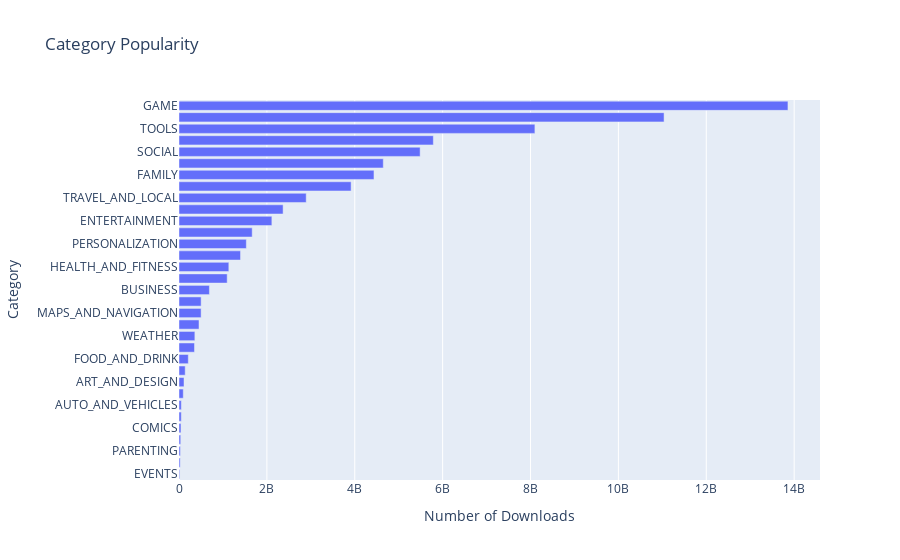

Notebook code for this chart:
### Markdown cell above
### Horizontal Bar Chart - Most Popular Categories (Highest Downloads)

### Code cell
h_bar = px.bar(x = category_installs.Installs,
               y = category_installs.index,
               orientation='h',
               title='Category Popularity')
 
h_bar.update_layout(xaxis_title='Number of Downloads', yaxis_title='Category')
h_bar.show()

### Figure 1 — Plotly figure (JSON) as saved in the notebook; plotly's stock layout.template omitted (floating-point values rounded to 4 significant figures)
{"data": [{"alignmentgroup": "True", "hovertemplate": "x=%{x}<br>y=%{y}<extra></extra>", "legendgroup": "", "marker": {"color": "#636efa", "pattern": {"shape": ""}}, "name": "", "offsetgroup": "", "orientation": "h", "showlegend": false, "textposition": "auto", "type": "bar", "x": [15949410, 26916200, 31116110, 39162676, 44931100, 52083000, 53129800, 97082000, 114233100, 140912410, 211677750, 352852000, 361096500, 455249400, 503267560, 503611120, 692018120, 1096431465, 1134006220, 1400331540, 1532352930, 1665791655, 2113660000, 2369110650, 2894859300, 3916897200, 4437554490, 4649143130, 5487841475, 5788070180, 8099724500, 11039241530, 13858762717], "xaxis": "x", "y": ["EVENTS", "BEAUTY", "PARENTING", "MEDICAL", "COMICS", "LIBRARIES_AND_DEMO", "AUTO_AND_VEHICLES", "HOUSE_AND_HOME", "ART_AND_DESIGN", "DATING", "FOOD_AND_DRINK", "EDUCATION", "WEATHER", "FINANCE", "MAPS_AND_NAVIGATION", "LIFESTYLE", "BUSINESS", "SPORTS", "HEALTH_AND_FITNESS", "SHOPPING", "PERSONALIZATION", "BOOKS_AND_REFERENCE", "ENTERTAINMENT", "NEWS_AND_MAGAZINES", "TRAVEL_AND_LOCAL", "VIDEO_PLAYERS", "FAMILY", "PHOTOGRAPHY", "SOCIAL", "PRODUCTIVITY", "TOOLS", "COMMUNICATION", "GAME"], "yaxis": "y"}], "layout": {"barmode": "relative", "legend": {"tracegroupgap": 0}, "title": {"text": "Category Popularity"}, "xaxis": {"anchor": "y", "domain": [0, 1], "title": {"text": "Number of Downloads"}}, "yaxis": {"anchor": "x", "domain": [0, 1], "title": {"text": "Category"}}}}
